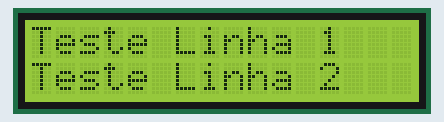
The sketch below on a simulated ESP32. On the bench: 16×2 character LCD. What the sketch prints to the serial monitor is not drawn.

Above: at 0.1 s.
At 1.2 s:
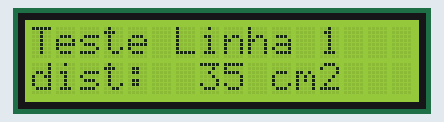

The sketch:

EX06f_LCD_IC2.ino
```cpp
#include <LiquidCrystal_I2C.h>
#include <Wire.h>
#define I2C_SDA  47
#define I2C_SCL  48
LiquidCrystal_I2C  lcd_i2cBase(0x27, 16, 2);
//////////////////////////////
class MostradorLCD {
  private:
    LiquidCrystal_I2C *lcd_i2c;
  public:
    MostradorLCD (LiquidCrystal_I2C *lcd){
      lcd_i2c = lcd;
      lcd_i2c->init(); // initialize the lcd
      lcd_i2c->backlight();

    };
    void mostraL1(char *texto){
      Serial.printf("L1: %s\n",texto);
      lcd_i2c->setCursor(0, 0);
      lcd_i2c->printf(texto);
    };
    void mostraL2(char *texto){
      lcd_i2c->setCursor(0, 1);
      lcd_i2c->printf(texto);
    };
    void mostraL2Distancia(int dist){
      lcd_i2c->setCursor(0, 1);
      lcd_i2c->printf("dist:%4i cm",dist);
    };

};
MostradorLCD *lcd = NULL;


void setup() {
  Serial.begin(115200);
  Wire.begin(I2C_SDA, I2C_SCL);
  //------------------------//
  lcd = new MostradorLCD(&lcd_i2cBase);
  //------------------------//
}
void loop() {
  lcd->mostraL1("Teste Linha 1");
  lcd->mostraL2("Teste Linha 2");
  delay(1000);
  lcd->mostraL2Distancia(35);
  delay(1000);
}
```

Measured:
- what the display in image 1 shows lasts 1.0 s, from 1.1 s to 2.1 s
